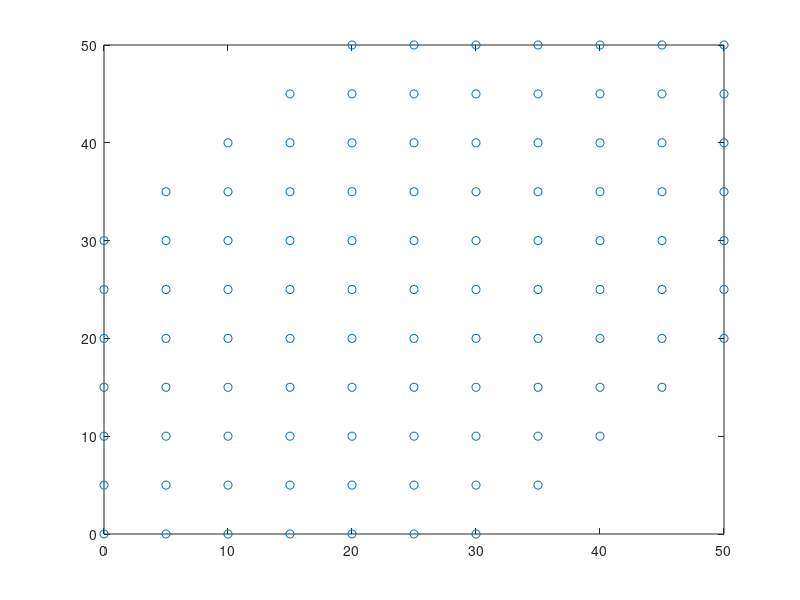

Write the MATLAB code that produced this figure. (Note: this script raises an error after producing the figure.)
% Parameters
clear 
addpath(genpath(pwd))

n_objs = 101; % number of objects
source_loc = [-3;0]; % location of test source
source_loc = [2.5;2.5];
zk = 6;  % our k (wave number)
nu = 1/3; % Poisson ratio
cparams = [];
cparams.maxchunklen = 4 / zk; % max chunk size

s = 5; % spacing
box_size = s*ceil(sqrt(n_objs))-s;
[xs, ys] = meshgrid(0:s:box_size,0:s:box_size);
centers = [xs(:) ys(:)];
centers = centers + 0.*(rand(size(centers))-0.5);
temp = [centers, abs(centers(:,1) - centers(:,2))];
temp = sortrows(temp, 3);
centers = temp(1:n_objs,1:2);
plot(centers(:,1),centers(:,2),'o');

% Generating chnkr objects

npxy = 200;
pxyr = 2;
pxypts1 = pxyr*[cos(2*pi*(0:(npxy-1))/npxy);sin(2*pi*(0:(npxy-1))/npxy)];
pxypts2 = (1.2)*pxyr*[cos(2*pi*(0:(npxy-1))/npxy);sin(2*pi*(0:(npxy-1))/npxy)];
pxypts = [pxypts1,pxypts2];

coefs = [nu; 0];
opts = [];
opts.sing = 'log';
fkern =  @(s,t) chnk.flex2d.kern(zk, s, t, 'free plate first part', coefs);                          % build the desired kernel
fkern1 = @(s,t) chnk.flex2d.kern(zk, s, t, 'free plate hilbert subtract', coefs);                   % hilbert subtraction kernels in K11
fkern2 = @(s,t) chnk.flex2d.kern(zk, s, t, 'free plate coupled hilbert', coefs);                    % first part K21 coupled with hilbert transforms

hilbert = @(s,t) chnk.lap2d.kern(s, t, 'hilb');
double = @(s,t) chnk.lap2d.kern(s,t, 'd');

fkern3 = @(s,t) chnk.flex2d.kern(zk, s, t, 'free plate K21 first part', coefs);             % singularity subtration kernel in K21 (including swapping its Asmyptotics expansions)
fkern4 = @(s,t) chnk.flex2d.kern(zk, s, t, 'free plate K21 second part', coefs);            % kernels in K21 needs to multiply by curvature
fkern5 = @(s,t) chnk.flex2d.kern(zk, s, t, 'free plate K21 hilbert part', coefs);           % kernels in K21 coupled with hilbert transforms and needs to multiply by curvature
fkern6 = @(s,t) chnk.flex2d.kern(zk, s, t, 'free plate K22 second part', coefs);            % kernels in K22 needs to multiply by curvature
fkern1_trans = @(s,t) chnk.flex2d.kern(zk, s, t, 'free plate hilbert unsubtract', coefs);  % K11 without the hilbert subtraction
fkern3_trans = @(s,t) chnk.flex2d.kern(zk, s, t, 'free plate K21 first part unsubtract', coefs);             % singularity subtration kernel in K21 (including swapping its Asmyptotics expansions)

ikern1 = @(s,t) chnk.flex2d.kern(zk, s, t, 'free plate eval first', coefs);                              % build the kernel of evaluation
ikern2 = @(s,t) chnk.flex2d.kern(zk, s, t, 'free plate eval second');
ikern3 = @(s,t) chnk.flex2d.kern(zk, s, t, 'free plate eval first hilbert',coefs);

kerns = {};
kerns{1} = fkern;
kerns{2} = fkern1;
kerns{3} = fkern2;
kerns{4} = hilbert;
kerns{5} = double;
kerns{6} = fkern3;
kerns{7} = fkern4;
kerns{8} = fkern5;
kerns{9} = fkern6;
kerns{10}= fkern1_trans;
kerns{11}= fkern3_trans;

kerns{12}= ikern1;
kerns{13}= ikern2;
kerns{14}= ikern3;

tgen = tic;

sout = {};
%chnkrs = createArray(n_objs,1,'chunker');
chnkrs = {};
narm = datasample([3 4 5 6], n_objs, 'Weights',[0.3 0.25 0.25 0.25]);

figure(1)

for i = 1:n_objs
    %narm = round(rand(1)*4 - 0.5)+3; % between 3 and 6 and change amp 
    amp = 0.15 + 0.3*rand;

    if (i == 1) || (i == 12) || (i == 13) 
        rot = -pi/12;
        narm(i) = 3;
    else 
        rot = 2*pi*rand;
    end

    chnkr = chunkerfunc(@(t) starfish(t,narm(i),amp,[0,0],0, 1), cparams);
    chnkr = chnkr.move([0;0],centers(i,:)',rot,0.9);
    plot(chnkr,'k-','LineWidth',2); hold on;
    drawnow
    %chnkrs(i) = chnkr;
    sout{i} = skel_chnkr(chnkr,nu,zk,coefs,kerns,pxypts);
    chnkrs{i} = chnkr;
end

t2 = toc(tgen);
fprintf('%5.2f s : time for skeletonizing \n',t2)

iinds = zeros(n_objs,1);
ninds = zeros(n_objs,1);

icount = 1;
for ii=1:n_objs
    iinds(ii) = icount;
    ninds(ii) = 3*size(sout{ii}.sk_ou_r,2);
    icount = icount + ninds(ii);
end
ntot = icount - 1;

%%
%%%%%%%%%%%% generate the system matrix

tsyscrea = tic;

sys = eye(ntot,ntot);

for itar=1:n_objs

    tar = [];
    tar.r = sout{itar}.sk_in_r;
    tar.n = sout{itar}.sk_in_n;
    tar.d = sout{itar}.sk_in_d;
    tar.kappa = sout{itar}.kappa;

    indst = iinds(itar) + (1:ninds(itar)) - 1;

    for isrc = 1:n_objs
        
        if (isrc ~= itar)

        src = [];
        src.r = sout{isrc}.sk_ou_r;
        src.n = sout{isrc}.sk_ou_n;
        src.d = sout{isrc}.sk_ou_d;
        src.wts = sout{isrc}.sk_ou_w;

        indss = iinds(isrc) + (1:ninds(isrc)) - 1;

        tmat = get_trans_mat(src,tar,kerns);
        tmat = sout{itar}.scat_red*tmat;

        sys(indst,indss) = tmat;
        
        end

    end
end

t2 = toc(tsyscrea);

fprintf('%5.2f s : time for full matrix generation \n',t2)

%%
%%%%%%%%%%%%%%%%%%% solve

rhs = zeros(ntot,1);
theta = pi/4;
dir = [cos(theta);sin(theta)];
for ichk = 1:n_objs

    indst = iinds(ichk) + (1:ninds(ichk)) - 1;
    targs = [];
    targs.r = sout{ichk}.sk_in_r;
    targs.d = sout{ichk}.sk_in_d;
    targs.n = sout{ichk}.sk_in_n;
    targs.kappa = sout{ichk}.kappa;
    %[data] = flex_pt(zk,coefs,source_loc,targs);
    [data] = flex_wv(zk,coefs,dir,targs);
    tdens = sout{ichk}.scat_red*data;
    rhs(indst,1) = tdens;

end



%%%%%%%% now solve

tsolve = tic;
dens_red = sys\rhs;
t2 = toc(tsolve);
fprintf('%5.2f s : time for solve \n',t2)

%% post process


targ   = [];

xs = -s:s/80:box_size+s;                                    % generate some targets
ys = -s:s/80:box_size+s; 
[X,Y] = meshgrid(xs, ys);
sz = size(X);
targets = [X(:).'; Y(:).'];
[~,na] = size(targets);

in = 0;
for i = 1:n_objs
    in = in + chunkerinterior(chnkrs{i}, targets); 
end
out = ~in; 

targ.r = targets(:,find(out));

utot = 0;

for ichk = 1:n_objs

    indst = iinds(ichk) + (1:ninds(ichk)) - 1;
    tdens = dens_red(indst);

    v1 = tdens(1:3:end);
    v2 = tdens(2:3:end);
    v3 = tdens(3:3:end);

    ch1src = [];
    ch1src.r = sout{ichk}.sk_ou_r;
    ch1src.n = sout{ichk}.sk_ou_n;
    ch1src.d = sout{ichk}.sk_ou_d;
    ch1src.w = sout{ichk}.sk_ou_w;
    ik1b = ikern1(ch1src,targ)*(v1.*ch1src.w);
    ik2b = ikern2(ch1src,targ)*(v3.*ch1src.w);
    ik3b = ikern3(ch1src,targ)*(v2.*ch1src.w);

    utot = utot + ik1b+ik2b+ik3b;

end

[val, ~, ~, ~, ~] = chnk.flex2d.helmdiffgreen(zk, source_loc, targ.r);
[valK, ~, ~, ~, ~] = chnk.flex2d.helmdiffgreen(zk*(1i), source_loc, targ.r);

%%
%trueval = 1/(2*zk^2).*val - 1/(2*zk^2).*valK;
trueval = exp(1i*zk*(targ.r(1,:)*dir(1)+targ.r(2,:)*dir(2)));
utarg = zeros(na, 1);
utarg(out) = -utot+trueval.';
utarg(~out) = NaN;
utarg = reshape(utarg,sz);

%%

figure(2)
for ii=1:n_objs
   plot(chnkrs{ii},'k-','LineWidth',2); hold on;
   %scatter(sout{ii}.pxypts(1,:),sout{ii}.pxypts(2,:),1,'color','red')
end
hold on
xlim([-4, max(X(:))])
ylim([-4, max(Y(:))])
caxis([0,3])
hold on 
plot([40 40+11],[0 11])
colorbar

figure(3)
h = pcolor(X,Y,abs(utarg));
%h.FaceColor = 'interp';
set(h,'EdgeColor','None'); hold on;
axis off
xlim([-4, max(X(:))])
ylim([-4, max(Y(:))])
caxis([0,3])


rmpath(genpath(pwd))
